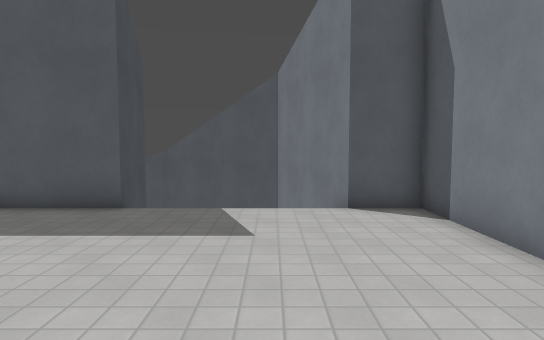
[1] (above)

17 first-person views from a walk through a Godot game level. The camera is 1.5 m above the floor, tilts 4° down and sees 75° across. The floor is counted in squares, 1 m on a side. Each view is taken from the middle of a square. On the plan, view 1 faces up. The plan holds only what a view shows up to about 16 squares ahead; the rest is blank. The place goes on beyond the plan. Surface patterns are stand-ins for the level's own textures.

[2]
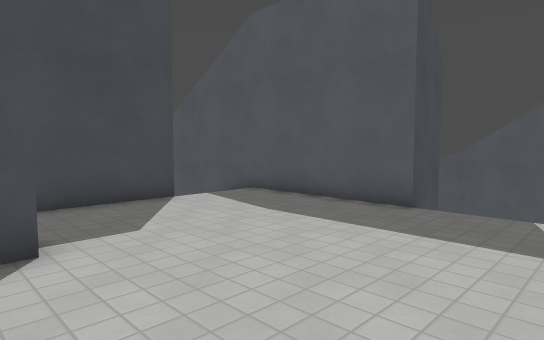

[3]
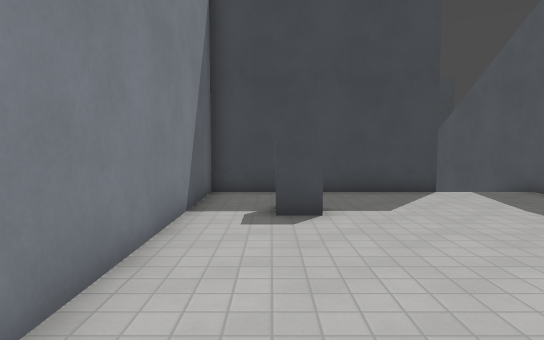

[4]
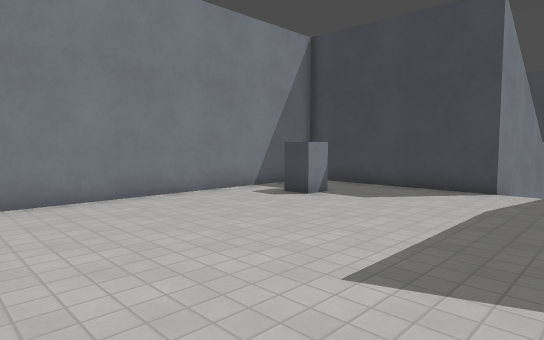

[5]
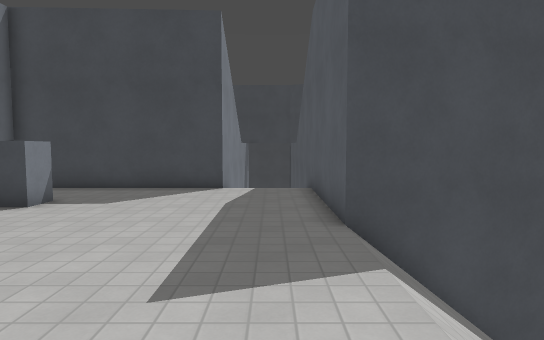

[6]
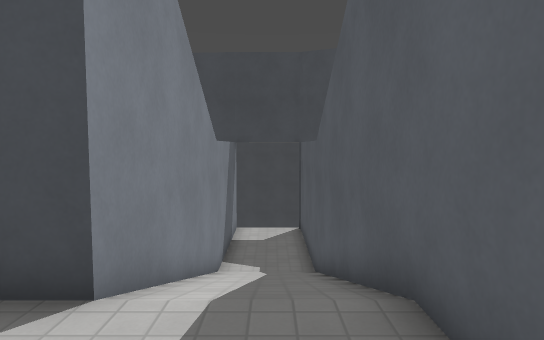

[7]
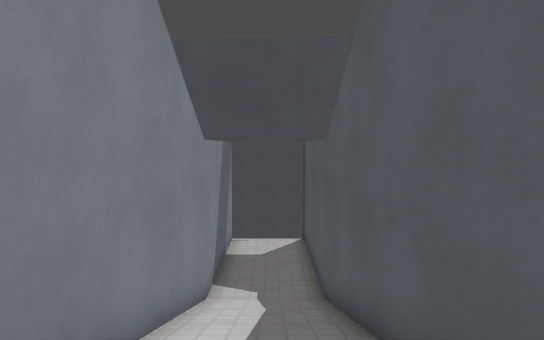

[8]
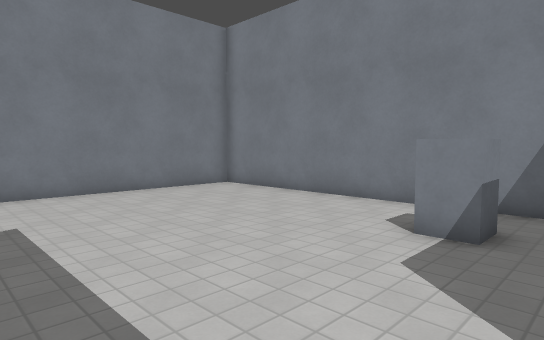

[9]
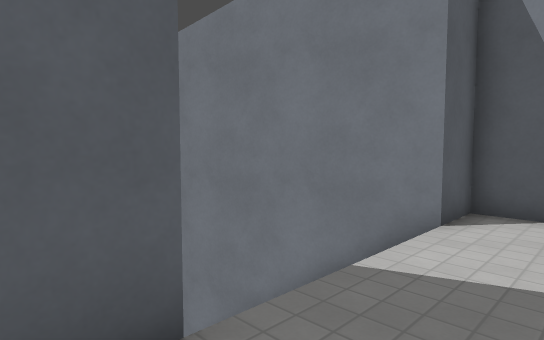

[10]
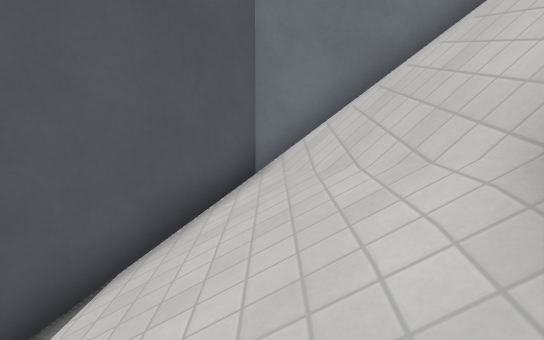

[11]
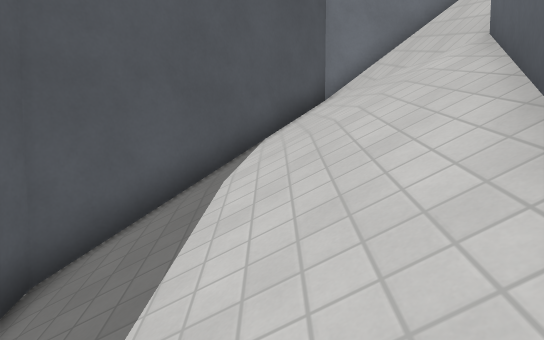

[12]
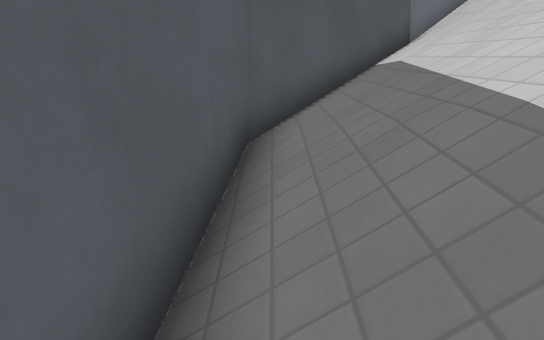

[13]
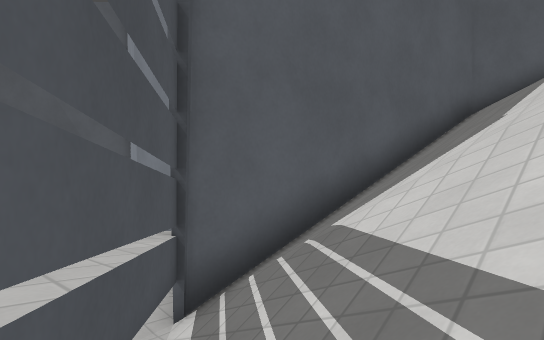

[14]
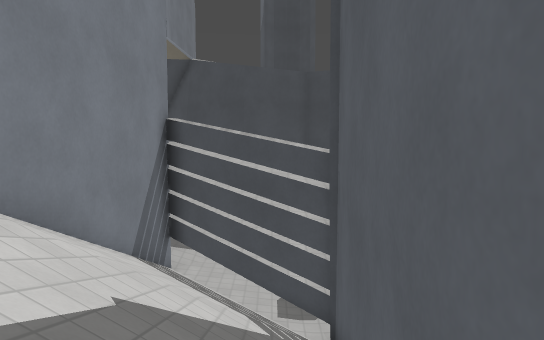

[15]
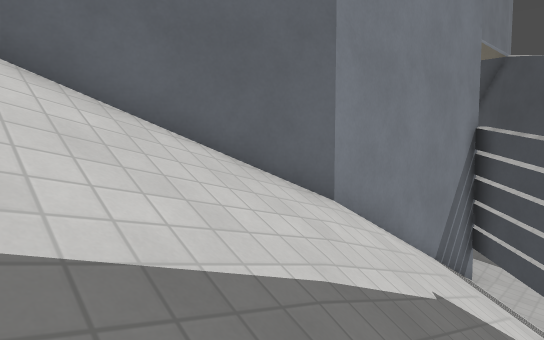

[16]
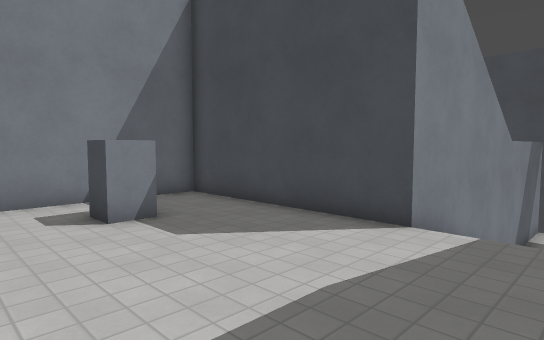

[17]
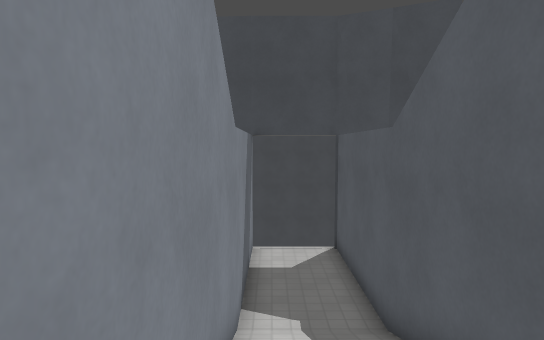

### Floor plan
Key: @ floor where view 1 was taken; # wall or solid block; . main floor; - floor 0.75 m lower than the main floor; _ floor 1.25 m lower than the main floor; < floor 1.5 m lower than the main floor; ( floor 2.5 m lower than the main floor; / step, stairs or slope; v drop or lower ground.
Columns run from 23 left of view 1 to 4 right of it. Each row starts with its distance up from view 1.
 22        ##
 21       ##/v########
 20      ##//////////###
 19      #/////////////##
 18     ##//////////////##
 17     #////////////////###
 16     #########//////////##
 15             ###/////////#
 14               ####//////#
 13                  ##/////#
 12                   #/////#
 11                   ##  //##
 10                    #/// /#
  9  ###################//// ###
  8 v(((((((<<_--..............#
  7 v(((((((<<_--..............#
  6 v(((((((<<_--..............#
  5 ##############.............#
  4              #.............#
  3              #.............#
  2              #.............#
  1              #...#.........#
  0              #.........@...#
 -1              #.............#
 -2              ###############

Where each view was taken, in squares from view 1:
view 1: 0 up, 0 right, facing up
view 2: 0 up, 0 right, facing up-left
view 3: 0 up, 2 right, facing left
view 4: 8 up, 3 right, facing down-left
view 5: 7 up, 3 right, facing left
view 6: 7 up, 6 left, facing left
view 7: 7 up, 8 left, facing left
view 8: 7 up, 8 left, facing down-right
view 9: 6 up, 5 left, facing up-right
view 10: 15 up, 7 left, facing right
view 11: 17 up, 11 left, facing right
view 12: 20 up, 12 left, facing right
view 13: 17 up, 18 left, facing up-right
view 14: 20 up, 8 left, facing left
view 15: 20 up, 7 left, facing down-left
view 16: 8 up, 3 left, facing down-left
view 17: 6 up, 10 left, facing left
